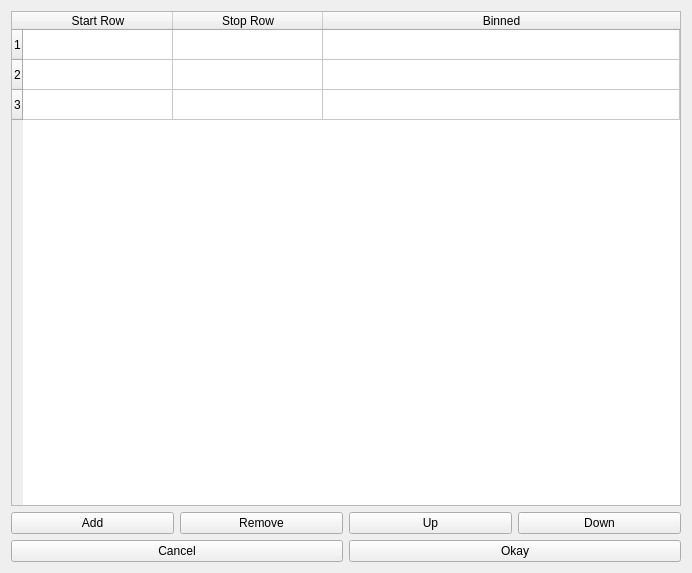
<?xml version="1.0" encoding="UTF-8"?>
<ui version="4.0">
 <class>Form</class>
 <widget class="QWidget" name="Form">
  <property name="geometry">
   <rect>
    <x>0</x>
    <y>0</y>
    <width>692</width>
    <height>573</height>
   </rect>
  </property>
  <property name="windowTitle">
   <string>Form</string>
  </property>
  <layout class="QGridLayout" name="gridLayout">
   <item row="2" column="2" colspan="2">
    <widget class="QPushButton" name="pushButton_5">
     <property name="text">
      <string>Okay</string>
     </property>
    </widget>
   </item>
   <item row="1" column="0">
    <widget class="QPushButton" name="pushButton">
     <property name="text">
      <string>Add</string>
     </property>
    </widget>
   </item>
   <item row="1" column="3">
    <widget class="QPushButton" name="pushButton_4">
     <property name="text">
      <string>Down</string>
     </property>
    </widget>
   </item>
   <item row="1" column="2">
    <widget class="QPushButton" name="pushButton_3">
     <property name="text">
      <string>Up</string>
     </property>
    </widget>
   </item>
   <item row="1" column="1">
    <widget class="QPushButton" name="pushButton_2">
     <property name="text">
      <string>Remove</string>
     </property>
    </widget>
   </item>
   <item row="2" column="0" colspan="2">
    <widget class="QPushButton" name="pushButton_6">
     <property name="text">
      <string>Cancel</string>
     </property>
    </widget>
   </item>
   <item row="0" column="0" colspan="4">
    <widget class="QTableWidget" name="tableWidget">
     <attribute name="horizontalHeaderCascadingSectionResizes">
      <bool>false</bool>
     </attribute>
     <attribute name="horizontalHeaderDefaultSectionSize">
      <number>150</number>
     </attribute>
     <attribute name="horizontalHeaderShowSortIndicator" stdset="0">
      <bool>false</bool>
     </attribute>
     <attribute name="horizontalHeaderStretchLastSection">
      <bool>true</bool>
     </attribute>
     <row>
      <property name="text">
       <string>1</string>
      </property>
     </row>
     <row>
      <property name="text">
       <string>2</string>
      </property>
     </row>
     <row>
      <property name="text">
       <string>3</string>
      </property>
     </row>
     <column>
      <property name="text">
       <string>Start Row</string>
      </property>
     </column>
     <column>
      <property name="text">
       <string>Stop Row</string>
      </property>
     </column>
     <column>
      <property name="text">
       <string>Binned</string>
      </property>
     </column>
    </widget>
   </item>
  </layout>
 </widget>
 <resources/>
 <connections/>
</ui>
